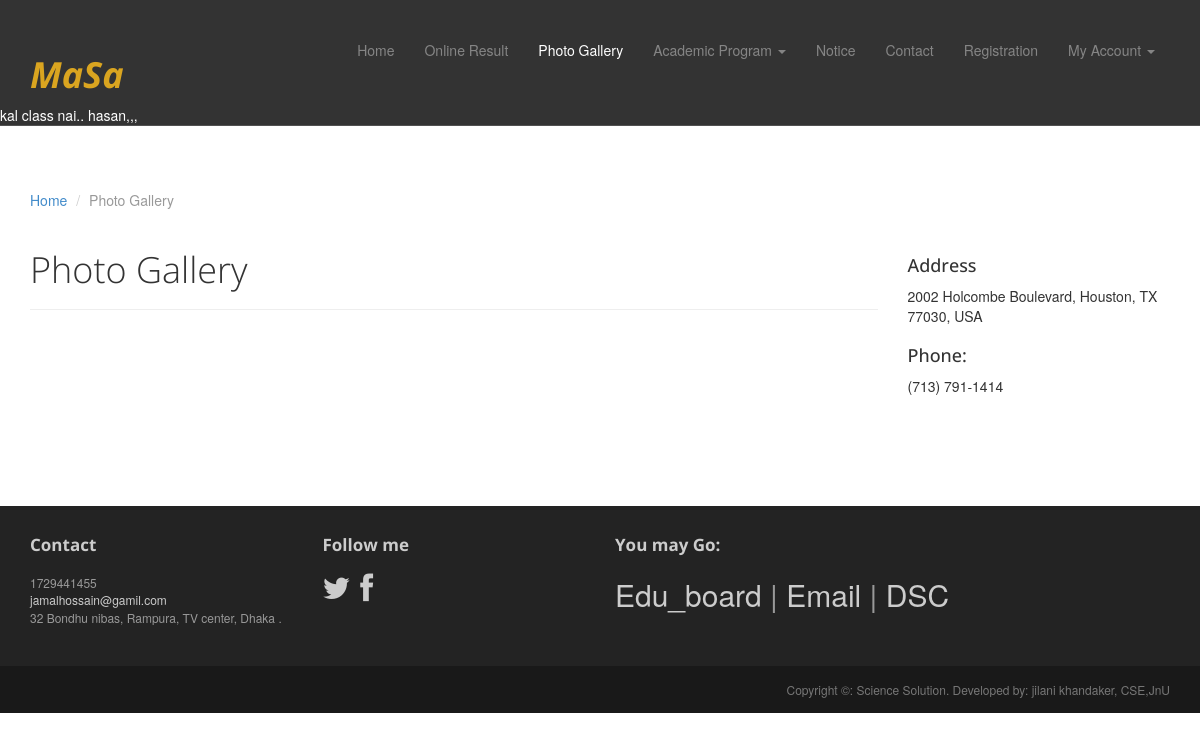
The page /photo_gallery.php on the database as committed earlier.
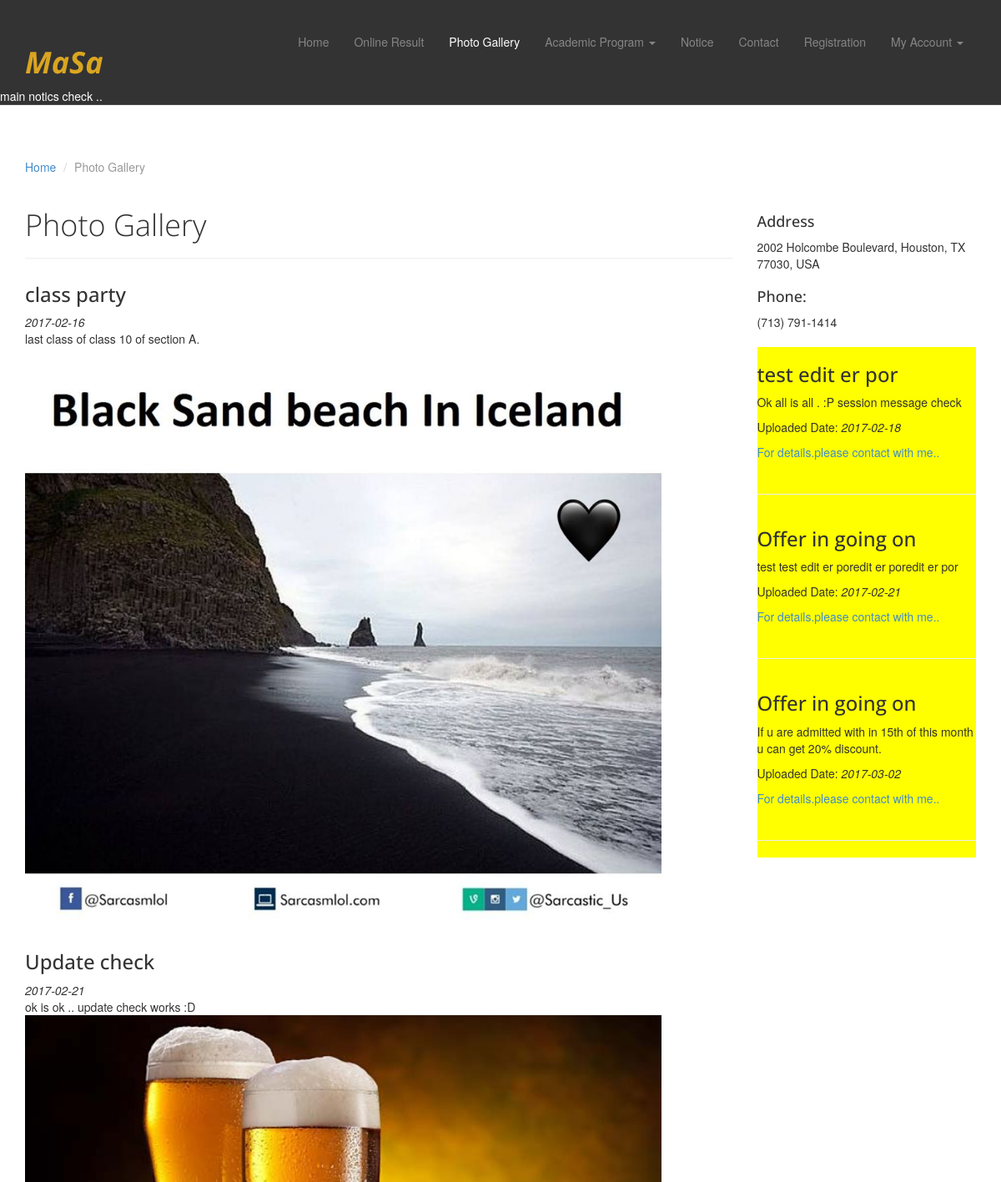
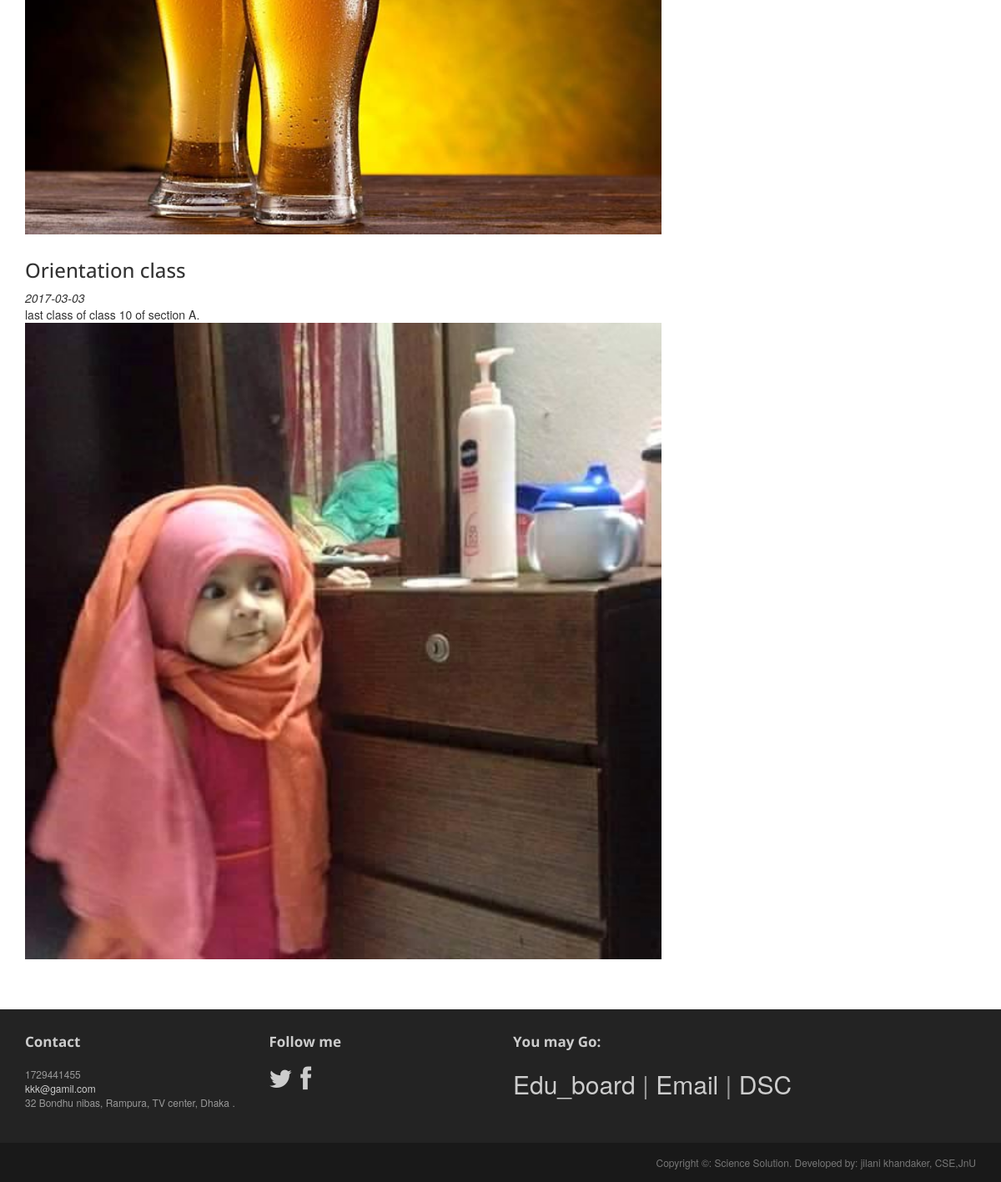
The same page on the database as committed later (2 pictures, top to bottom).
### tables this page shows
CREATE TABLE IF NOT EXISTS `tbl_notice` (
`notice_id` int(30) NOT NULL,
  `notice_des` varchar(400) NOT NULL,
  `notice_type` varchar(20) NOT NULL,
  `date` date NOT NULL,
  `deletion_status` tinyint(2) NOT NULL DEFAULT '0'
);

CREATE TABLE IF NOT EXISTS `tbl_contact_info` (
`contact_info_id` int(1) NOT NULL,
  `email` varchar(30) NOT NULL,
  `address` text NOT NULL,
  `phone` int(15) NOT NULL
);

CREATE TABLE IF NOT EXISTS `tbl_gallery_photo` (
`photo_id` int(40) NOT NULL,
  `user_id` int(30) NOT NULL,
  `photo_title` varchar(100) NOT NULL,
  `photo_des` varchar(200) NOT NULL,
  `upload_date` date NOT NULL,
  `resource` text NOT NULL,
  `deletion_status` tinyint(4) NOT NULL DEFAULT '0'
);

CREATE TABLE IF NOT EXISTS `tbl_advertise` (
`adv_id` int(20) NOT NULL,
  `user_id` int(20) NOT NULL,
  `adv_heading` varchar(100) NOT NULL,
  `adv_desc` text NOT NULL,
  `upload_date` date NOT NULL,
  `deletion_status` tinyint(2) NOT NULL DEFAULT '0'
);

### photo_gallery.php (called while the page is built)
<?php
$pages="photo_gallery";
include './index.php';

### application.php (called while the page is built, shortened)
<?php
class Application {
    public function __construct() {
        $host_name = 'localhost';
        $user_name = 'root';
        $password = '';
        $db_name = 'sciencesolution';
        $con = mysqli_connect($host_name, $user_name, $password);
        if ($con) {
            $db_select = mysqli_select_db($con, $db_name);
            if ($db_select) {
                return $con;
            } else {
                die('Database not selected' . mysqli_error($con));
            }
        } else {
            die('Database server connection fail' . mysqli_error($con));
        }
    }
    public function get_contact_info(){
        $con = $this->__construct();
        $sql = "SELECT * From tbl_contact_info   ";
        if (mysqli_query($con, $sql)) {
            $query_result = mysqli_query($con, $sql);
            return $query_result;
        } else {
            die('Query problem' . mysqli_error($con));
        }
    }
    public function select_latest_notice(){
        $con = $this->__construct();
        $sql3= " SELECT MAX(notice_id) FROM tbl_notice WHERE notice_type='main' AND deletion_status='0' ";
            if (mysqli_query($con, $sql3)) {
      $qu_res = mysqli_query($con, $sql3);
            $max_notice_id = mysqli_fetch_assoc($qu_res);
           $last_notice_id=$max_notice_id['MAX(notice_id)'];
           $sql = "SELECT * From tbl_notice  where notice_id = '$last_notice_id'  ";
        if (mysqli_query($con, $sql)) {
            $query_result = mysqli_query($con, $sql);
            return $query_result;
        } else {
            die('Query problem' . mysqli_error($con));
        }
               }
               }
    public function select_all_gallery_photo(){
        $con = $this->__construct();
        $sql = "SELECT * FROM tbl_gallery_photo WHERE  deletion_status=0  ";
        if (mysqli_query($con, $sql)) {
            $query_result = mysqli_query($con, $sql);
            return $query_result;
        } else {
            die('Query problem' . mysqli_error($con));
        }
    }
    public function get_advertise(){
        $con = $this->__construct();
        $sql = "SELECT * From tbl_advertise WHERE deletion_status='0' ";
        if (mysqli_query($con, $sql)) {
            $query_result = mysqli_query($con, $sql);
            return $query_result;
        } else {
            die('Query problem' . mysqli_error($con));
        }
    }
}

### pages/photo_gallery_page_content.php (the view)
<br/><br/><br/><br/><br/><br/><br/><br/>
<?php
$query_result=$obj_app->select_all_gallery_photo();
?>
<div class="container">
    <ol class="breadcrumb">
        <li><a href="index.html">Home</a></li>
        <li class="active">Photo Gallery</li>
    </ol>
    <div class="row">
        <article class="col-sm-9 maincontent">
            <header class="page-header">
                <h1 class="page-title">Photo Gallery</h1>
            </header>
            <?php while ($qu_info = mysqli_fetch_assoc($query_result)) { ?>
            <b> <h3> <?php echo $qu_info['photo_title']; ?>  </h3> </b>
                      <i> <?php echo $qu_info['upload_date']; ?> </i> <br/>
            <?php echo $qu_info['photo_des']; ?> <br/>
            <img src="<?php echo $qu_info['resource']; ?>"
                 height="90%" width="90%" >
                        <br/>
                    <?php } ?>
        </article>
        <aside class="col-sm-3 sidebar sidebar-right">
            <div class="widget">
                <h4>Address</h4>
                <address>
                    2002 Holcombe Boulevard, Houston, TX 77030, USA
                </address>
                <h4>Phone:</h4>
                <address>
                    (713) 791-1414
                </address>
            </div>
            <?php include 'include/advertise.php';?>
        </aside>
    </div>
</div>

### index.php (shortened to what this page needs)
<?php
require 'application.php';
$obj_app = new Application();
?>
<!DOCTYPE html>
<html lang="en">
<head>
	<link rel="stylesheet" href="assets/css/bootstrap.min.css">
	<link rel="stylesheet" href="assets/css/font-awesome.min.css">
	<link rel="stylesheet" href="assets/css/bootstrap-theme.css" media="screen" >
	<link rel="stylesheet" href="assets/css/main.css">
</head>
<body class="home">
	<?php include './include/menu.php'; ?>
        <?php
        if(isset($pages)){
        if ($pages == 'contact') {
                        include './pages/contact_page_content.php';
                    } else if ($pages == 'signin') {
                        include './pages/signin_page_content.php';
                    } else if ($pages == 'signup') {
                        include './pages/signup_page_content.php';
                    } else if ($pages == 'contact_page') {
                        include './pages/contact_page_content.php';
                    }
                    else if ($pages == 'result_page') {
                        include './pages/result_page_content.php';
                    }
                    else if ($pages == 'notice_page') {
                        include './pages/notice_page_content.php';
                    }
                    else if ($pages == 'class8') {
                        include './pages/class8_page_content.php';
                    }
                    else if ($pages == 'class9') {
                        include './pages/class9_page_content.php';
                    }
                    else if ($pages == 'class10') {
                        include './pages/class10_page_content.php';
                    }
                    else if ($pages == 'class11') {
                        include './pages/class11_page_content.php';
                    }
                    else if ($pages == 'check') {
                        include './pages/check_page_content.php';
                    }
                    else if ($pages == 'article') {
                        include './pages/article_page_content.php';
                    }
                    else if ($pages == 'lecture') {
                        include './pages/lecture_page_content.php';
                    }else if ($pages == 'question_bank') {
                        include './pages/question_bank_page_content.php';
                    }
                    else if ($pages == 'student_info') {
                        include './pages/student_info_page_content.php';
                    }
                    else if ($pages == 'photo_gallery') {
                        include './pages/photo_gallery_page_content.php';
                    }
        }
        else {
            include './pages/home_page_content.php';
        }
        ?>
	<?php include './include/footer.php'; ?>
</body>
</html>

### include/menu.php (shortened to what this page needs)
<?php
$result = $obj_app-> select_latest_notice();
$latest_notice = mysqli_fetch_assoc($result);
?>
<div class="navbar navbar-inverse navbar-fixed-top headroom" >
    <div class="container">
        <div class="navbar-header">
            <h1 style="color: goldenrod; "> <i><b>MaSa </b></i></h1>
        </div>
        <div class="navbar-collapse collapse">
            <ul class="nav navbar-nav pull-right">
                <?php if(isset($pages)) { ?>
                <li><a href="index.php">Home</a></li>
                <?php if ($pages == 'result_page'){ ?>
                <li class="active"><a href="result.php">Online Result</a></li>
                <?php }  else {?>
                <li><a href="result.php">Online Result</a></li>
                <?php }
                if ($pages == 'photo_gallery'){ ?>
                <li class="active"><a href="photo_gallery.php">Photo Gallery</a></li>
                <?php }  else {?>
                <li><a href="photo_gallery.php">Photo Gallery</a></li>
                <?php }
                if ($pages == 'class8'|| $pages == 'class9' || $pages == 'class10' ||$pages == 'class11'){ ?>
                <li class="dropdown" class="active">
                    <a href="#" class="dropdown-toggle" data-toggle="dropdown">Academic Program <b class="caret"></b></a>
                    <ul class="dropdown-menu">
                        <li><a href="class8.php">Class 8 </a></li>
                        <li><a href="class9.php">Class 9</a></li>
                        <li><a href="class10.php">Class 10 </a></li>
                        <li><a href="class11.php">Class 11 </a></li>
                    </ul>
                </li>
                <?php }  else {?>
                <li class="dropdown">
                    <a href="#" class="dropdown-toggle" data-toggle="dropdown">Academic Program <b class="caret"></b></a>
                </li>
                <?php }
                if ($pages == 'notice_page'){ ?>
                <li   class="active" ><a href="notice.php">Notice </a></li>
                <?php }  else {?>
                <li ><a href="notice.php">Notice </a></li>
                <?php }
                if ($pages == 'contact'){ ?>
                <li class="active" ><a href="contact.php">Contact</a></li>
                <?php }  else {?>
                <li><a href="contact.php">Contact</a></li>
                <?php }
                if ($pages == 'signup'){ ?>
                <li class="active"><a href="signup.php">Registration</a></li>
                <?php }  else {?>
                <li><a href="signup.php">Registration</a></li>
                <?php } ?>
                 <?php
                if (isset($_SESSION['user_id']) && $_SESSION['user_type'] == 'student') { ?>
                          <li> <ul >
                                    <li><a href="student_info.php"><i class="halflings-icon user"></i> Profile</a></li>
                                    <li><a href="?status_logout=logout"><i class="halflings-icon off"></i> Logout</a></li>
                              </ul></li>
               <?php }
               else { ?>
                   <li class="dropdown">
                    <a href="#" class="dropdown-toggle" data-toggle="dropdown">My Account <b class="caret"></b></a>
                </li> <?php }
                } else { ?>
                <?php
                if (isset($_SESSION['user_id']) && $_SESSION['user_type'] == 'student') { ?>
                          <li> <ul >
                                    <li><a href="student_info.php"><i class="halflings-icon user"></i> Profile</a></li>
                                    <li><a href="?status_logout=logout"><i class="halflings-icon off"></i> Logout</a></li>
                              </ul></li>
              <?php } } ?>
            </ul>
        </div>
    </div>
    <div  style="color: #ffffff; "> <marquee> <?php echo $latest_notice['notice_des']; ?> </marquee></div>
</div>

### include/footer.php (shortened to what this page needs)
<?php
$query_res = $obj_app -> get_contact_info();
$contact_info = mysqli_fetch_assoc($query_res);
?>
<footer id="footer" class="top-space">
    <div class="footer1">
        <div class="container">
            <div class="row">
                <div class="col-md-3 widget">
                    <h3 class="widget-title">Contact</h3>
                    <div class="widget-body">
                        <p><?php   echo $contact_info['phone']; ?><br>
                            <a href="mailto:#"><?php   echo $contact_info['email']; ?></a><br>
                            <?php   echo $contact_info['address']; ?>
                        </p>
                    </div>
                </div>
                <div class="col-md-3 widget">
                    <h3 class="widget-title">Follow me</h3>
                    <div class="widget-body">
                        <p class="follow-me-icons">
                            <a href=""><i class="fa fa-twitter fa-2"></i></a>
                            <a href=""><i class="fa fa-facebook fa-2"></i></a>
                        </p>
                    </div>
                </div>
                <div class="col-md-6 widget">
                    <h3 class="widget-title">You may Go: </h3>
                    <div class="widget-body">
                        <p class="follow-me-icons">
                            <a target="_blank" href="http://www.educationboardresults.gov.bd">Edu_board </a> |
                            <a  target="_blank" href="https://mail.google.com">Email</a> |
                            <a  target="_blank" href="http://www.dsebd.org/">DSC </a>
                        </p>
                    </div>
                </div>
            </div>
        </div>
    </div>
    <div class="footer2">
        <div class="container">
            <div class="row">
                <div class="col-md-6 widget">
                </div>
                <div class="col-md-6 widget" >
                    <div class="widget-body" >
                        <p class="text-right" >
                            Copyright &copy: Science Solution. Developed by: jilani khandaker, CSE,JnU
                        </p>
                    </div>
                </div>
            </div>
        </div>
    </div>
</footer>

### include/advertise.php
<?php
$query_res = $obj_app -> get_advertise();
?>
<?php while ($qu_info=  mysqli_fetch_assoc($query_res)) { ?>
<div  style="background-color: yellow; width: 100%; float: left;">
    <marquee> <h3> <?php echo $qu_info['adv_heading']; ?>  </h3></marquee>
    <p> <?php echo $qu_info['adv_desc']; ?> </p>
    <p>Uploaded Date: <i> <?php echo $qu_info['upload_date']; ?> </i></p>
    <a href="http://localhost/ScienceSolution/contact.php"> For details.please contact with me..</a>
    <br/> <br/>  <hr>
</div>
<?php } ?>

### assets/css/main.css (style rules this page uses)
.headroom { -webkit-transition: all 0.4s ease-out; -moz-transition: all 0.4s ease-out; -o-transition: all 0.4s ease-out; transition: all 0.4s ease-out; }
h1, h2, h3, h4, h5, h6 { font-family:"Open sans", Helvetica, Arial; }
h1, .h1, h2, .h2, h3, .h3 { margin-top:30px; }
.page-title { margin-top:20px; font-weight:300; }
.breadcrumb { background:none; padding:0; margin:30px 0 0px 0; }
.top-space { margin-top: 60px; }
img { max-width:100%; }
.sidebar { padding-top:36px; padding-bottom:30px; }
.sidebar .widget { margin-bottom:20px; }
.sidebar h1, .sidebar .h1, .sidebar h2, .sidebar .h2, .sidebar h3, .sidebar .h3 { margin-top:20px; }
.footer1 { background: #232323; padding: 30px 0 0 0; font-size: 12px; color: #999; }
.footer1 a { color: #ccc; }
.footer1 .widget { margin-bottom:30px; }
.footer1 .widget-title { font-size: 17px; font-weight: bold; color: #ccc; margin: 0 0 20px; }
.follow-me-icons { font-size:30px; }
.follow-me-icons i { float:left; margin:0 10px 0 0; }
.footer2 { background: #191919; padding: 15px 0; color: #777; font-size: 12px; }
.footer2 p { margin: 0; }

Rows that differ between the two databases and show on the page:
no longer on this page (row unchanged): tbl_notice: notice_des "kal class nai.. hasan,,,"
added tbl_notice: notice_des "main notics check .."
added tbl_gallery_photo: photo_title "class party", upload_date "2017-02-16", photo_des "last class of class 10 of section A.", resource (picture)
added tbl_gallery_photo: photo_title "Update check", upload_date "2017-02-21", photo_des "ok is ok .. update check works :D", resource (picture)
added tbl_gallery_photo: photo_title "Orientation class", upload_date "2017-03-03", photo_des "last class of class 10 of section A.", resource (picture)
added tbl_advertise: adv_heading "test edit er por", adv_desc "Ok all is all . :P session message check", upload_date "2017-02-18"
added tbl_advertise: adv_heading "Offer in going on", adv_desc "test test edit er poredit er poredit er por", upload_date "2017-02-21"
added tbl_advertise: adv_heading "Offer in going on", adv_desc "If u are admitted with in 15th of this month u can get 20% discount.", upload_date "2017-03-02"
changed tbl_contact_info "32 Bondhu nibas, Rampura, TV center, Dhaka .": email "jamalhossain@gamil.com" → "kkk@gamil.com"
